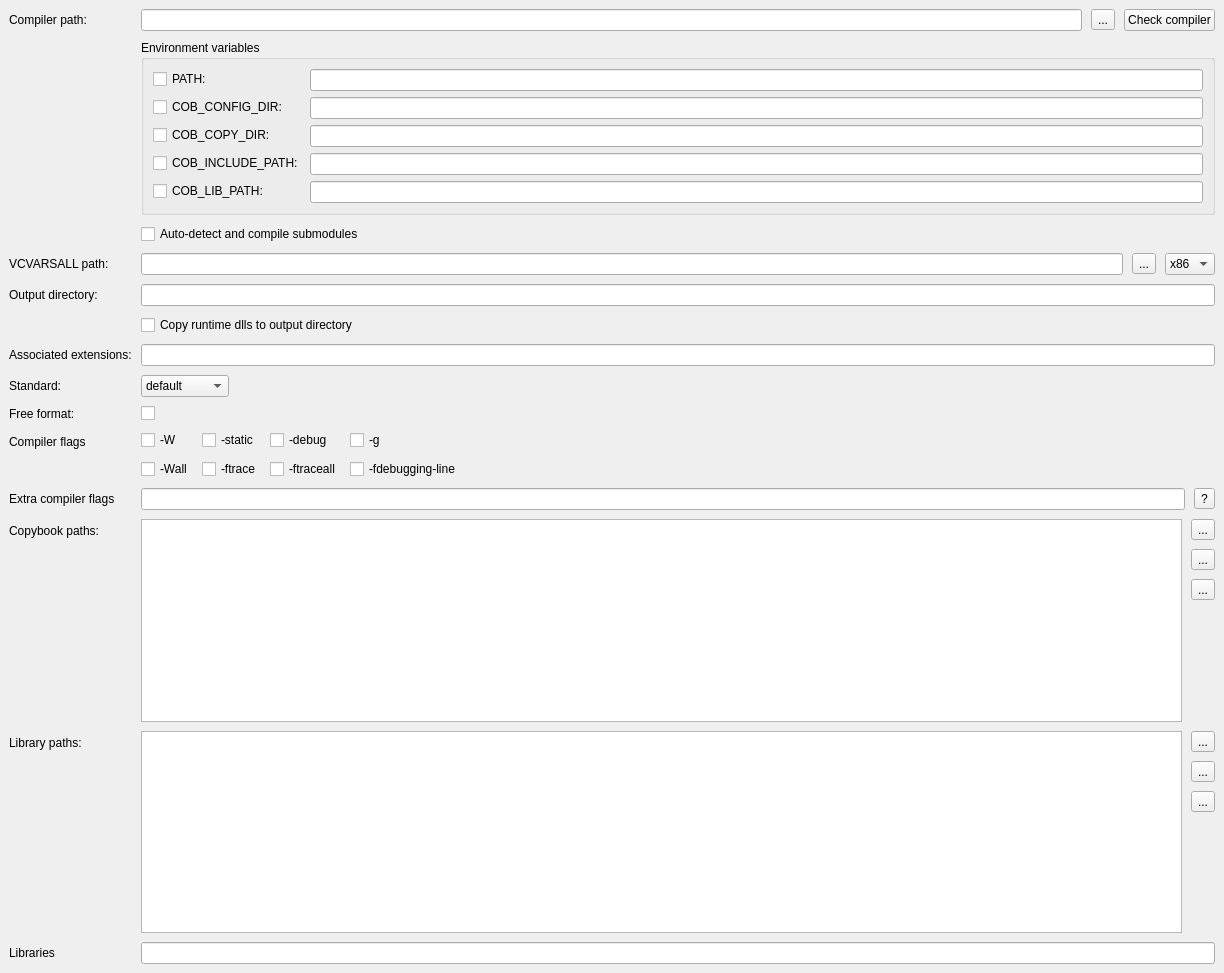
            <widget class="QWidget" name="scrollAreaWidgetContents_7">
             <property name="geometry">
              <rect>
               <x>0</x>
               <y>0</y>
               <width>1224</width>
               <height>973</height>
              </rect>
             </property>
             <layout class="QFormLayout" name="formLayout_6">
              <property name="fieldGrowthPolicy">
               <enum>QFormLayout::ExpandingFieldsGrow</enum>
              </property>
              <property name="horizontalSpacing">
               <number>9</number>
              </property>
              <property name="verticalSpacing">
               <number>9</number>
              </property>
              <property name="leftMargin">
               <number>9</number>
              </property>
              <property name="topMargin">
               <number>9</number>
              </property>
              <property name="rightMargin">
               <number>9</number>
              </property>
              <property name="bottomMargin">
               <number>9</number>
              </property>
              <item row="0" column="0">
               <widget class="QLabel" name="label_compiler_path">
                <property name="text">
                 <string>Compiler path:</string>
                </property>
               </widget>
              </item>
              <item row="0" column="1">
               <layout class="QHBoxLayout" name="horizontalLayout_9">
                <property name="leftMargin">
                 <number>0</number>
                </property>
                <item>
                 <widget class="PathLineEdit" name="lineEditCompilerPath">
                  <property name="toolTip">
                   <string>&lt;html&gt;&lt;head/&gt;&lt;body&gt;&lt;p&gt;GnuCOBOL compiler path (complete path or executable name if correct path is defined in PATH).&lt;/p&gt;&lt;/body&gt;&lt;/html&gt;</string>
                  </property>
                  <property name="statusTip">
                   <string>Full path to the GnuCOBOL compiler.</string>
                  </property>
                 </widget>
                </item>
                <item>
                 <widget class="QToolButton" name="toolButtonCustomCompilerPath">
                  <property name="text">
                   <string>...</string>
                  </property>
                 </widget>
                </item>
                <item>
                 <widget class="QPushButton" name="toolButtonCheckCompiler">
                  <property name="text">
                   <string>Check compiler</string>
                  </property>
                  <property name="icon">
                   <iconset theme="emblem-checked">
                    <normaloff>.</normaloff>.</iconset>
                  </property>
                 </widget>
                </item>
               </layout>
              </item>
              <item row="1" column="1">
               <widget class="QGroupBox" name="groupBoxEnvVars">
                <property name="title">
                 <string>Environment variables</string>
                </property>
                <layout class="QFormLayout" name="formLayout_12">
                 <property name="fieldGrowthPolicy">
                  <enum>QFormLayout::AllNonFixedFieldsGrow</enum>
                 </property>
                 <item row="0" column="1">
                  <widget class="PathLineEdit" name="PATH"/>
                 </item>
                 <item row="1" column="1">
                  <widget class="PathLineEdit" name="COB_CONFIG_DIR"/>
                 </item>
                 <item row="2" column="1">
                  <widget class="PathLineEdit" name="COB_COPY_DIR"/>
                 </item>
                 <item row="4" column="1">
                  <widget class="PathLineEdit" name="COB_INCLUDE_PATH"/>
                 </item>
                 <item row="5" column="1">
                  <widget class="PathLineEdit" name="COB_LIB_PATH"/>
                 </item>
                 <item row="0" column="0">
                  <widget class="QCheckBox" name="cbPATH">
                   <property name="text">
                    <string>PATH:</string>
                   </property>
                  </widget>
                 </item>
                 <item row="1" column="0">
                  <widget class="QCheckBox" name="cbCOB_CONFIG_DIR">
                   <property name="text">
                    <string>COB_CONFIG_DIR:</string>
                   </property>
                  </widget>
                 </item>
                 <item row="2" column="0">
                  <widget class="QCheckBox" name="cbCOB_COPY_DIR">
                   <property name="text">
                    <string>COB_COPY_DIR:</string>
                   </property>
                  </widget>
                 </item>
                 <item row="4" column="0">
                  <widget class="QCheckBox" name="cbCOB_INCLUDE_PATH">
                   <property name="text">
                    <string>COB_INCLUDE_PATH:</string>
                   </property>
                  </widget>
                 </item>
                 <item row="5" column="0">
                  <widget class="QCheckBox" name="cbCOB_LIB_PATH">
                   <property name="text">
                    <string>COB_LIB_PATH:</string>
                   </property>
                  </widget>
                 </item>
                </layout>
               </widget>
              </item>
              <item row="2" column="1">
               <widget class="QCheckBox" name="cbAutoDetectSublmodules">
                <property name="toolTip">
                 <string>&lt;html&gt;&lt;head/&gt;&lt;body&gt;&lt;p&gt;If checked, the IDE will recursively look for CALL PROGRAM statements to build a list of submodules that will be automatically compiled when you're compiling the main program.&lt;/p&gt;&lt;/body&gt;&lt;/html&gt;</string>
                </property>
                <property name="text">
                 <string>Auto-detect and compile submodules</string>
                </property>
               </widget>
              </item>
              <item row="3" column="0">
               <widget class="QLabel" name="labelVCVARS">
                <property name="text">
                 <string>VCVARSALL path:</string>
                </property>
               </widget>
              </item>
              <item row="3" column="1">
               <layout class="QHBoxLayout" name="horizontalLayout_8">
                <property name="leftMargin">
                 <number>0</number>
                </property>
                <item>
                 <widget class="PathLineEdit" name="lineEditVCVARS">
                  <property name="toolTip">
                   <string>&lt;html&gt;&lt;head/&gt;&lt;body&gt;&lt;p&gt;Path to VCVARSALL.bat. It is needed if you're using a GnuCOBOL compiler built with Visual Studio.&lt;/p&gt;&lt;p&gt;&lt;br/&gt;The VCVARSALL.bat file is located under the VC directory of you Visual Studio installation. Make sure to use the same version as the one used to build the compiler!&lt;/p&gt;&lt;/body&gt;&lt;/html&gt;</string>
                  </property>
                 </widget>
                </item>
                <item>
                 <widget class="QToolButton" name="toolButtonVCVARS">
                  <property name="text">
                   <string>...</string>
                  </property>
                 </widget>
                </item>
                <item>
                 <widget class="QComboBox" name="combo_arch">
                  <property name="editable">
                   <bool>false</bool>
                  </property>
                  <item>
                   <property name="text">
                    <string>x86</string>
                   </property>
                  </item>
                  <item>
                   <property name="text">
                    <string>x64</string>
                   </property>
                  </item>
                 </widget>
                </item>
               </layout>
              </item>
              <item row="5" column="0">
               <widget class="QLabel" name="label_36">
                <property name="text">
                 <string>Output directory:</string>
                </property>
               </widget>
              </item>
              <item row="5" column="1">
               <widget class="PathLineEdit" name="lineEditOutputDirectory"/>
              </item>
              <item row="6" column="1">
               <widget class="QCheckBox" name="cb_copy_runtime_dlls">
                <property name="text">
                 <string>Copy runtime dlls to output directory</string>
                </property>
               </widget>
              </item>
              <item row="7" column="0">
               <widget class="QLabel" name="label_32">
                <property name="text">
                 <string>Associated extensions:</string>
                </property>
               </widget>
              </item>
              <item row="7" column="1">
               <widget class="QLineEdit" name="lineEditCobcExts"/>
              </item>
              <item row="8" column="0">
               <widget class="QLabel" name="label_8">
                <property name="text">
                 <string>Standard:</string>
                </property>
               </widget>
              </item>
              <item row="8" column="1">
               <widget class="QComboBox" name="comboBoxStandard">
                <item>
                 <property name="text">
                  <string>default</string>
                 </property>
                </item>
                <item>
                 <property name="text">
                  <string>cobol2002</string>
                 </property>
                </item>
                <item>
                 <property name="text">
                  <string>cobol85</string>
                 </property>
                </item>
                <item>
                 <property name="text">
                  <string>ibm</string>
                 </property>
                </item>
                <item>
                 <property name="text">
                  <string>mvs</string>
                 </property>
                </item>
                <item>
                 <property name="text">
                  <string>bs2000</string>
                 </property>
                </item>
                <item>
                 <property name="text">
                  <string>mf</string>
                 </property>
                </item>
                <item>
                 <property name="text">
                  <string>cobol2014</string>
                 </property>
                </item>
                <item>
                 <property name="text">
                  <string>acu</string>
                 </property>
                </item>
                <item>
                 <property name="text">
                  <string>none</string>
                 </property>
                </item>
               </widget>
              </item>
              <item row="9" column="0">
               <widget class="QLabel" name="label_9">
                <property name="text">
                 <string>Free format:</string>
                </property>
               </widget>
              </item>
              <item row="9" column="1">
               <widget class="QCheckBox" name="checkBoxFreeFormat">
                <property name="toolTip">
                 <string>Code and compile with free format support</string>
                </property>
                <property name="text">
                 <string/>
                </property>
               </widget>
              </item>
              <item row="10" column="0">
               <widget class="QLabel" name="label_15">
                <property name="text">
                 <string>Compiler flags</string>
                </property>
               </widget>
              </item>
              <item row="10" column="1">
               <layout class="QGridLayout" name="gridLayout_5">
                <property name="leftMargin">
                 <number>0</number>
                </property>
                <property name="topMargin">
                 <number>0</number>
                </property>
                <item row="2" column="1">
                 <widget class="QCheckBox" name="cb_ftrace">
                  <property name="toolTip">
                   <string>&lt;html&gt;&lt;head/&gt;&lt;body&gt;&lt;p&gt;Generate trace code&lt;/p&gt;&lt;p&gt;   - Executed SECTION/PARAGRAPH&lt;/p&gt;&lt;/body&gt;&lt;/html&gt;</string>
                  </property>
                  <property name="text">
                   <string>-ftrace</string>
                  </property>
                 </widget>
                </item>
                <item row="0" column="1">
                 <widget class="QCheckBox" name="cb_static">
                  <property name="toolTip">
                   <string>Link statically</string>
                  </property>
                  <property name="text">
                   <string>-static</string>
                  </property>
                 </widget>
                </item>
                <item row="0" column="3">
                 <widget class="QCheckBox" name="cb_g">
                  <property name="toolTip">
                   <string>Enable C compiler debug / stack check / trace</string>
                  </property>
                  <property name="text">
                   <string>-g</string>
                  </property>
                 </widget>
                </item>
                <item row="2" column="3">
                 <widget class="QCheckBox" name="cb_debugging_line">
                  <property name="toolTip">
                   <string>&lt;html&gt;&lt;head/&gt;&lt;body&gt;&lt;p&gt;Enable debugging lines&lt;/p&gt;&lt;p&gt;  - 'D' in indicator column or floating &amp;gt;&amp;gt;D&lt;/p&gt;&lt;/body&gt;&lt;/html&gt;</string>
                  </property>
                  <property name="text">
                   <string>-fdebugging-line</string>
                  </property>
                 </widget>
                </item>
                <item row="2" column="2">
                 <widget class="QCheckBox" name="cb_ftraceall">
                  <property name="toolTip">
                   <string>&lt;html&gt;&lt;head/&gt;&lt;body&gt;&lt;p&gt;Generate trace code&lt;/p&gt;&lt;p&gt;  - Executed SECTION/PARAGRAPH/STATEMENTS&lt;/p&gt;&lt;p&gt;  - Turned on by -debug&lt;/p&gt;&lt;/body&gt;&lt;/html&gt;</string>
                  </property>
                  <property name="text">
                   <string>-ftraceall</string>
                  </property>
                 </widget>
                </item>
                <item row="0" column="2">
                 <widget class="QCheckBox" name="cb_debug">
                  <property name="text">
                   <string>-debug</string>
                  </property>
                 </widget>
                </item>
                <item row="0" column="0">
                 <widget class="QCheckBox" name="cb_w">
                  <property name="toolTip">
                   <string>Enable all warnings</string>
                  </property>
                  <property name="text">
                   <string>-W</string>
                  </property>
                 </widget>
                </item>
                <item row="2" column="0">
                 <widget class="QCheckBox" name="cb_wall">
                  <property name="toolTip">
                   <string>Enable most warnings</string>
                  </property>
                  <property name="text">
                   <string>-Wall</string>
                  </property>
                 </widget>
                </item>
               </layout>
              </item>
              <item row="12" column="0">
               <widget class="QLabel" name="label_35">
                <property name="text">
                 <string>Extra compiler flags</string>
                </property>
               </widget>
              </item>
              <item row="13" column="0">
               <widget class="QLabel" name="label_37">
                <property name="text">
                 <string>Copybook paths:</string>
                </property>
               </widget>
              </item>
              <item row="13" column="1">
               <layout class="QHBoxLayout" name="horizontalLayout_12">
                <property name="leftMargin">
                 <number>0</number>
                </property>
                <item>
                 <widget class="QListWidget" name="listWidgetCopyPaths">
                  <property name="toolTip">
                   <string>The list of copybooks paths. You can use drag &amp; drop to reorder them.</string>
                  </property>
                  <property name="dragDropMode">
                   <enum>QAbstractItemView::InternalMove</enum>
                  </property>
                 </widget>
                </item>
                <item>
                 <layout class="QVBoxLayout" name="verticalLayout_12">
                  <property name="leftMargin">
                   <number>0</number>
                  </property>
                  <item>
                   <widget class="QToolButton" name="btAddAbsoluteCopyPath">
                    <property name="text">
                     <string>...</string>
                    </property>
                    <property name="icon">
                     <iconset theme="folder-open">
                      <normaloff>.</normaloff>.</iconset>
                    </property>
                   </widget>
                  </item>
                  <item>
                   <widget class="QToolButton" name="btAddRelativeCopyPath">
                    <property name="text">
                     <string>...</string>
                    </property>
                    <property name="icon">
                     <iconset theme="list-add">
                      <normaloff>.</normaloff>.</iconset>
                    </property>
                   </widget>
                  </item>
                  <item>
                   <widget class="QToolButton" name="btRemoveCopyPath">
                    <property name="text">
                     <string>...</string>
                    </property>
                    <property name="icon">
                     <iconset resource="ide.qrc">
                      <normaloff>:/ide-icons/rc/list-remove.png</normaloff>:/ide-icons/rc/list-remove.png</iconset>
                    </property>
                   </widget>
                  </item>
                  <item>
                   <spacer name="verticalSpacer_4">
                    <property name="orientation">
                     <enum>Qt::Vertical</enum>
                    </property>
                    <property name="sizeHint" stdset="0">
                     <size>
                      <width>20</width>
                      <height>40</height>
                     </size>
                    </property>
                   </spacer>
                  </item>
                 </layout>
                </item>
               </layout>
              </item>
              <item row="14" column="0">
               <widget class="QLabel" name="label_17">
                <property name="text">
                 <string>Library paths:</string>
                </property>
               </widget>
              </item>
              <item row="14" column="1">
               <layout class="QHBoxLayout" name="horizontalLayout_10">
                <property name="leftMargin">
                 <number>0</number>
                </property>
                <item>
                 <widget class="QListWidget" name="listWidgetLibPaths">
                  <property name="toolTip">
                   <string>The list of library paths. You can use drag &amp; drop to reorder them.</string>
                  </property>
                  <property name="dragDropMode">
                   <enum>QAbstractItemView::InternalMove</enum>
                  </property>
                 </widget>
                </item>
                <item>
                 <layout class="QVBoxLayout" name="verticalLayout_4">
                  <property name="leftMargin">
                   <number>0</number>
                  </property>
                  <item>
                   <widget class="QToolButton" name="toolButtonAddLibPath">
                    <property name="toolTip">
                     <string>Add an absolute library path</string>
                    </property>
                    <property name="text">
                     <string>...</string>
                    </property>
                    <property name="icon">
                     <iconset resource="ide.qrc">
                      <normaloff>:/ide-icons/rc/document-open.png</normaloff>:/ide-icons/rc/document-open.png</iconset>
                    </property>
                   </widget>
                  </item>
                  <item>
                   <widget class="QToolButton" name="toolButtonAddRelativeLibPath">
                    <property name="toolTip">
                     <string>Add a relative library path</string>
                    </property>
                    <property name="text">
                     <string>...</string>
                    </property>
                    <property name="icon">
                     <iconset resource="ide.qrc">
                      <normaloff>:/ide-icons/rc/list-add.png</normaloff>:/ide-icons/rc/list-add.png</iconset>
                    </property>
                   </widget>
                  </item>
                  <item>
                   <widget class="QToolButton" name="toolButtonRemoveLibPath">
                    <property name="text">
                     <string>...</string>
                    </property>
                    <property name="icon">
                     <iconset resource="ide.qrc">
                      <normaloff>:/ide-icons/rc/list-remove.png</normaloff>:/ide-icons/rc/list-remove.png</iconset>
                    </property>
                   </widget>
                  </item>
                  <item>
                   <spacer name="verticalSpacer_3">
                    <property name="orientation">
                     <enum>Qt::Vertical</enum>
                    </property>
                    <property name="sizeHint" stdset="0">
                     <size>
                      <width>20</width>
                      <height>40</height>
                     </size>
                    </property>
                   </spacer>
                  </item>
                 </layout>
                </item>
               </layout>
              </item>
              <item row="15" column="0">
               <widget class="QLabel" name="label_18">
                <property name="text">
                 <string>Libraries</string>
                </property>
               </widget>
              </item>
              <item row="15" column="1">
               <widget class="QLineEdit" name="lineEditLibs">
                <property name="toolTip">
                 <string>&lt;html&gt;&lt;head/&gt;&lt;body&gt;&lt;p&gt;Add the libraries you would like your programs to link with here (-l option)&lt;/p&gt;&lt;/body&gt;&lt;/html&gt;</string>
                </property>
               </widget>
              </item>
              <item row="12" column="1">
               <layout class="QHBoxLayout" name="horizontalLayout_20">
                <property name="leftMargin">
                 <number>0</number>
                </property>
                <property name="topMargin">
                 <number>0</number>
                </property>
                <item>
                 <widget class="QLineEdit" name="le_compiler_flags">
                  <property name="toolTip">
                   <string>You can add other compiler flags here</string>
                  </property>
                 </widget>
                </item>
                <item>
                 <widget class="QToolButton" name="btCompilerFlagsHelp">
                  <property name="text">
                   <string>?</string>
                  </property>
                 </widget>
                </item>
               </layout>
              </item>
             </layout>
            </widget>
